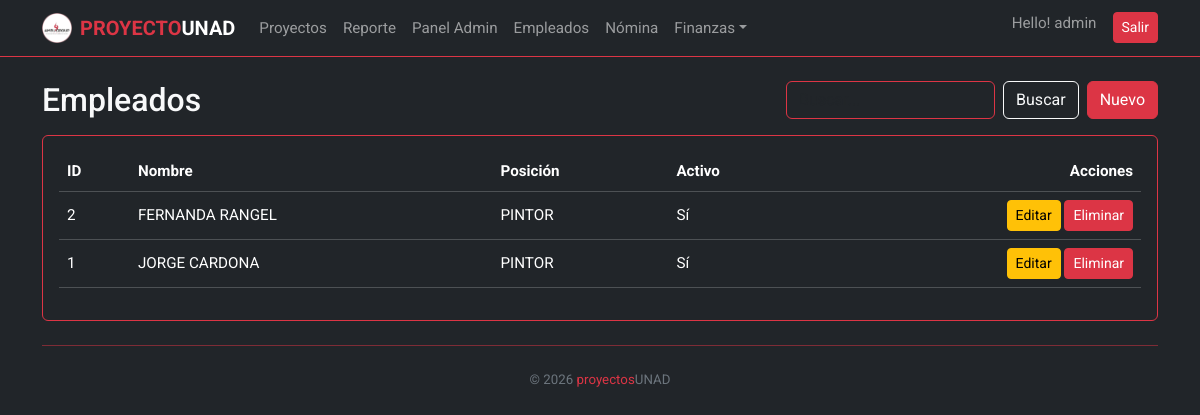
Page /backoffice/employees/ (signed in) on the committed database.
### attendance/models.py (models this page shows, shortened)
class Employee(models.Model):
    full_name = models.CharField("Nombre completo", max_length=150)
    position = models.CharField("Cargo", max_length=100, blank=True)
    hourly_rate = models.DecimalField(
        "Tarifa por hora (USD)",
        max_digits=7, decimal_places=2,
        default=Decimal("0.00"),
        validators=[MinValueValidator(Decimal("0.00"))]
    )
    active = models.BooleanField(default=True)
    class Meta:
        ordering = ["full_name"]

### attendance/backoffice_views.py (the view)
# urls.py: path("backoffice/employees/", bo.bo_employee_list, name="bo_employee_list"),
@login_required
@user_passes_test(is_admin_user)
def bo_employee_list(request):
    return backoffice_list(
        request,
        model=Employee,
        template_name="backoffice/employee_list.html",
        search_fields=["full_name", "position"],
        extra_context={"title": "Empleados"},
    )

### attendance/backoffice_views.py (called while the page is built)
def is_admin_user(user):
    return user.is_authenticated and (user.is_superuser or user.is_staff)

def backoffice_list(
    request,
    model,
    template_name,
    context_name="items",
    search_fields=None,
    extra_context=None,
):
    qs = model.objects.all().order_by("-id")
    q = request.GET.get("q", "").strip()
    if q and search_fields:
        query = Q()
        for field in search_fields:
            query |= Q(**{f"{field}__icontains": q})
        qs = qs.filter(query)
    context = {
        context_name: qs,
        "q": q,
    }
    if extra_context:
        context.update(extra_context)
    return render(request, template_name, context)

### attendance/templates/backoffice/employee_list.html (shortened to what this page needs)
{% extends "attendance/base.html" %}
{% block content %}
{% include "backoffice/partials/header.html" with title="Empleados" new_url="bo_employee_create" %}
<div class="card bg-dark border-danger">
  <div class="card-body">
    <div class="table-responsive">
      <table class="table table-dark table-hover align-middle">
        <thead>
          <tr>
            <th>ID</th>
            <th>Nombre</th>
            <th>Posición</th>
            <th>Activo</th>
            <th class="text-end">Acciones</th>
          </tr>
        </thead>
        <tbody>
          {% for item in items %}
          <tr>
            <td>{{ item.id }}</td>
            <td>{{ item.full_name }}</td>
            <td>{{ item.position }}</td>
            <td>{% if item.active %}Sí{% else %}No{% endif %}</td>
            <td class="text-end">
              <a href="{% url 'bo_employee_edit' item.id %}" class="btn btn-sm btn-warning">Editar</a>
              <a href="{% url 'bo_employee_delete' item.id %}" class="btn btn-sm btn-danger">Eliminar</a>
            </td>
          </tr>
          {% empty %}
          <tr><td colspan="5" class="text-center">No hay registros.</td></tr>
          {% endfor %}
        </tbody>
      </table>
    </div>
  </div>
</div>
{% endblock %}

### attendance/templates/attendance/base.html (shortened to what this page needs)
<!doctype html>
<html lang="es">
<head>
  {% load static %}
  <link href="https://cdn.jsdelivr.net/npm/bootstrap@5.3.3/dist/css/bootstrap.min.css" rel="stylesheet">
</head>
<body class="bg-dark text-light">
{% if not kiosk %}
<nav class="navbar navbar-expand-lg navbar-dark bg-dark border-bottom border-danger mb-4">
  <div class="container">
    <a class="navbar-brand fw-bold d-flex align-items-center" href="{% url 'dashboard' %}">
      <img src="{% static 'img/LOGO_PERFIL_AMBU_GROUP.png' %}" alt="AmbuGroup" class="logo-rotating">
      <span><span class="text-danger">PROYECTO</span>UNAD</span>
    </a>
    <div class="collapse navbar-collapse" id="mainNav">
      <ul class="navbar-nav me-auto mb-2 mb-lg-0">
        <li class="nav-item"><a class="nav-link" href="{% url 'dashboard' %}">Proyectos</a></li>
        <li class="nav-item"><a class="nav-link" href="{% url 'report' %}">Reporte</a></li>
        {% if request.user.is_authenticated and request.user.is_superuser %}
          <li class="nav-item"><a class="nav-link" href="{% url 'backoffice' %}">Panel Admin</a></li>
          <li class="nav-item"><a class="nav-link" href="{% url 'employee_list' %}">Empleados</a></li>
          <li class="nav-item"><a class="nav-link" href="{% url 'payroll_list' %}">Nómina</a></li>
          <li class="nav-item dropdown">
            <a class="nav-link dropdown-toggle" href="#" data-bs-toggle="dropdown" role="button">Finanzas</a>
          </li>
        {% endif %}
      </ul>
      <ul class="navbar-nav ms-auto">
        {% if request.user.is_authenticated %}
          <li class="nav-item">
            <span class="navbar-text me-3">Hello! {{ request.user.get_username }}</span>
          </li>
          <li class="nav-item">
            <form method="post" action="{% url 'logout' %}" class="d-inline">
              <button type="submit" class="btn btn-sm btn-danger">Salir</button>
            </form>
          </li>
        {% else %}
          <li class="nav-item">
            <a class="btn btn-sm btn-danger" href="{% url 'login' %}">Ingresar</a>
          </li>
        {% endif %}
      </ul>
    </div>
  </div>
</nav>
{% endif %}
<div class="container">
  {% block content %}{% endblock %}
  {% if not kiosk %}
    <hr class="border-danger opacity-50 my-4">
    <footer class="pb-3 text-center text-secondary small">
      © {{ now|default:2026}} <span class="text-danger">proyectos</span>UNAD
    </footer>
  {% endif %}
</div>
</body>
</html>

### attendance/templates/attendance/base.html (style rules this page uses)
:root { --bs-body-font-family: 'Roboto', sans-serif; --bs-body-font-size: 0.95rem; --bs-body-font-weight: 400; --bs-body-line-height: 1.5; }
body { font-family: var(--bs-body-font-family) !important; font-size: var(--bs-body-font-size) !important; font-weight: var(--bs-body-font-weight) !important; line-height: var(--bs-body-line-height) !important; }
.logo-rotating { width: 30px; height: 30px; margin-right: 8px; animation: spin 5s linear infinite; transform-style: preserve-3d; }

### rows in the picture
Employee: id "2", full_name "FERNANDA RANGEL", position "PINTOR", active "Sí"
Employee: id "1", full_name "JORGE CARDONA", position "PINTOR", active "Sí"

### other values in the picture
{{ request.user.get_username }} "admin"
{{ title }} "Empleados"
{{ now|default:2026 }} "2026"
